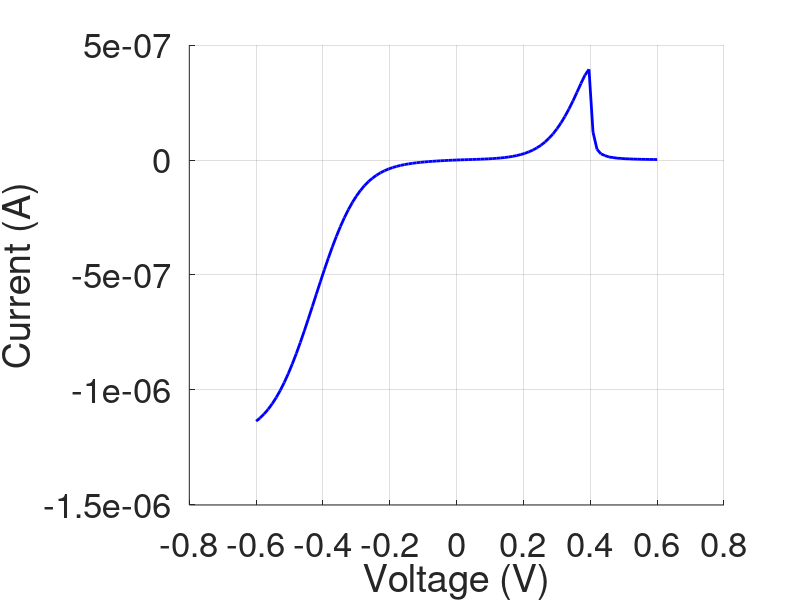

MATLAB code to generate this figure:
clear all

% Constants (all MKS, except energy which is in eV)
hbar = 1.055e-34;
q = 1.602e-19;
I0 = q*q/hbar;

%Parameters
U0 = 0.025;
kT = 0.025;
mu = 0;
ep = 0.2;

N0 = 0;
g1 = 0.005;
g2 = 0.005;
g = g1 + g2;

alphag = 1;
alphad = 0.5;

% Energy grid
NE = 501;
E = linspace(-1,1,NE);
dE = E(2) - E(1);
g1 = 0.005*(E + abs(E))./(E+E+1e-6);% zero for negative E
g2 = 0.005*ones(1,NE);
g = g1 + g2;
%Bias
IV = 101;
VV = linspace(-0.6, 0.6, IV);
for iV = 1:IV
    Vg=0;Vd=VV(iV);
    %Vd=0;Vg=VV(iV);
    mu1 = mu;
    mu2 = mu1 - Vd;
    UL = -(alphag*Vg) - (alphad*Vd);
    U = 0; %Self-consistent field
    dU = 1;
    while dU > 1e-6
        f1 = 1./(1 + exp((E-mu1)./kT));
        f2 = 1./(1 + exp((E-mu2)./kT));
        D = (g./(2*pi))./(((E - ep - UL - U).^2)+((g./2).^2));
        D = D./(dE*sum(D));
        N(iV) = dE*2*sum(D.*((f1.*g1./g) + (f2.*g2./g)));
        Unew = U0*(N(iV) - N0);
        dU = abs(U - Unew);
        U = U + 0.1*(Unew-U);
    end
    I(iV)=dE*2*I0*(sum(D.*(f1-f2).*g1.*g2./g));
end

hold on
%h = plot(VV, N/2, 'b');%Part (a)
h = plot(VV, I, 'b');
set(h, 'linewidth', [2.0])
set(gca, 'Fontsize', [25])
xlabel('Voltage (V)' )
ylabel('Current (A)' )
%ylabel('Number of electrons')
grid on
